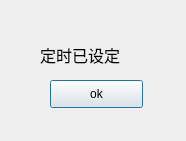
<?xml version="1.0" encoding="UTF-8"?>
<ui version="4.0">
 <class>Zsentboxalert</class>
 <widget class="QDialog" name="Zsentboxalert">
  <property name="geometry">
   <rect>
    <x>0</x>
    <y>0</y>
    <width>186</width>
    <height>141</height>
   </rect>
  </property>
  <property name="windowTitle">
   <string>Dialog</string>
  </property>
  <widget class="QPushButton" name="pushButton">
   <property name="geometry">
    <rect>
     <x>50</x>
     <y>80</y>
     <width>93</width>
     <height>28</height>
    </rect>
   </property>
   <property name="text">
    <string>ok</string>
   </property>
  </widget>
  <widget class="QLabel" name="label">
   <property name="geometry">
    <rect>
     <x>40</x>
     <y>40</y>
     <width>101</width>
     <height>31</height>
    </rect>
   </property>
   <property name="text">
    <string>&lt;html&gt;&lt;head/&gt;&lt;body&gt;&lt;p&gt;&lt;span style=&quot; font-size:12pt;&quot;&gt;定时已设定&lt;/span&gt;&lt;/p&gt;&lt;/body&gt;&lt;/html&gt;</string>
   </property>
  </widget>
 </widget>
 <resources/>
 <connections/>
</ui>
